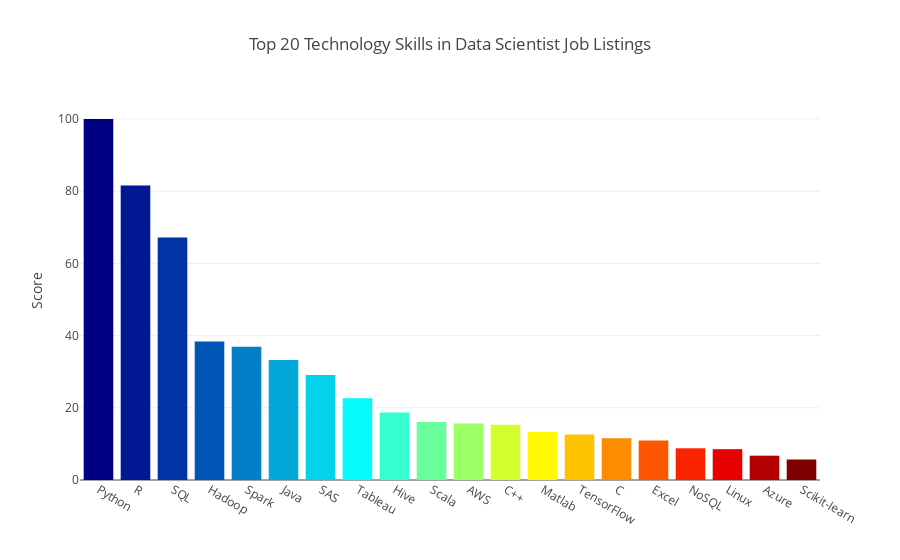

The code cell stored with this chart in its notebook:
### Markdown cell above
## Let's make a bar chart of the top 20 combined scores

### Code cell
cmax=200
cmin=50
color_s = np.linspace(cmin, cmax, 20)

data = [
    go.Bar(
        x=p_s_df_20.index,          
        y=p_s_df_20['Score'],
        marker=dict(
            colorscale='Jet',
            color=color_s,
        ),
    )
]

layout = {
    'title': 'Top 20 Technology Skills in Data Scientist Job Listings',
    #'xaxis': {'title': 'Technology'},
    'yaxis': {'title': "Score"}
}

fig = go.Figure(data=data, layout=layout)
py.iplot(fig)

### Figure 1 — Plotly figure (JSON) as saved in the notebook; plotly's stock layout.template omitted (floating-point values rounded to 4 significant figures)
{"data": [{"marker": {"cauto": true, "cmax": 200, "cmin": 50, "color": [50, 57.89, 65.79, 73.68, 81.58, 89.47, 97.37, 105.3, 113.2, 121.1, 128.9, 136.8, 144.7, 152.6, 160.5, 168.4, 176.3, 184.2, 192.1, 200], "colorscale": "Jet"}, "type": "bar", "uid": "e4a797fe-cd7a-11e8-ac46-80e65005551c", "x": ["Python", "R", "SQL", "Hadoop", "Spark", "Java", "SAS", "Tableau", "Hive", "Scala", "AWS", "C++", "Matlab", "TensorFlow", "C", "Excel", "NoSQL", "Linux", "Azure", "Scikit-learn"], "y": [100, 81.57, 67.19, 38.39, 36.94, 33.25, 29.07, 22.66, 18.72, 16.08, 15.67, 15.28, 13.27, 12.58, 11.58, 10.92, 8.78, 8.54, 6.73, 5.68]}], "layout": {"autosize": true, "title": "Top 20 Technology Skills in Data Scientist Job Listings", "xaxis": {"autorange": true, "range": [-0.5, 19.5], "type": "category"}, "yaxis": {"autorange": true, "range": [0, 105.3], "title": "Score", "type": "linear"}}}
